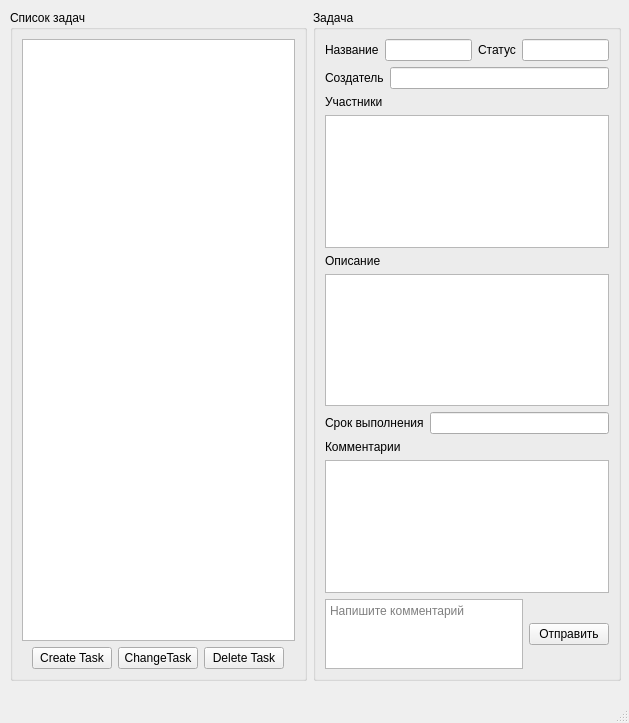
<?xml version="1.0" encoding="UTF-8"?>
<ui version="4.0">
 <class>MainWindow</class>
 <widget class="QMainWindow" name="MainWindow">
  <property name="geometry">
   <rect>
    <x>0</x>
    <y>0</y>
    <width>629</width>
    <height>723</height>
   </rect>
  </property>
  <property name="windowTitle">
   <string>MainWindow</string>
  </property>
  <widget class="QWidget" name="centralwidget">
   <widget class="QWidget" name="layoutWidget">
    <property name="geometry">
     <rect>
      <x>10</x>
      <y>10</y>
      <width>611</width>
      <height>671</height>
     </rect>
    </property>
    <layout class="QGridLayout" name="gridLayout_2">
     <item row="0" column="0">
      <widget class="QGroupBox" name="groupBox">
       <property name="title">
        <string>Список задач</string>
       </property>
       <layout class="QGridLayout" name="gridLayout">
        <item row="1" column="0">
         <layout class="QHBoxLayout" name="horizontalLayout">
          <item>
           <spacer name="horizontalSpacer">
            <property name="orientation">
             <enum>Qt::Horizontal</enum>
            </property>
            <property name="sizeHint" stdset="0">
             <size>
              <width>40</width>
              <height>20</height>
             </size>
            </property>
           </spacer>
          </item>
          <item>
           <widget class="QPushButton" name="createTask">
            <property name="text">
             <string>Create Task</string>
            </property>
           </widget>
          </item>
          <item>
           <widget class="QPushButton" name="changeTask">
            <property name="text">
             <string>ChangeTask</string>
            </property>
           </widget>
          </item>
          <item>
           <widget class="QPushButton" name="deleteTask">
            <property name="text">
             <string>Delete Task</string>
            </property>
           </widget>
          </item>
          <item>
           <spacer name="horizontalSpacer_2">
            <property name="orientation">
             <enum>Qt::Horizontal</enum>
            </property>
            <property name="sizeHint" stdset="0">
             <size>
              <width>40</width>
              <height>20</height>
             </size>
            </property>
           </spacer>
          </item>
         </layout>
        </item>
        <item row="0" column="0">
         <widget class="QListWidget" name="taskList"/>
        </item>
       </layout>
      </widget>
     </item>
     <item row="0" column="1">
      <widget class="QGroupBox" name="groupBox_2">
       <property name="title">
        <string>Задача</string>
       </property>
       <layout class="QGridLayout" name="gridLayout_3">
        <item row="4" column="4">
         <layout class="QVBoxLayout" name="verticalLayout_2">
          <item>
           <widget class="QLabel" name="label_5">
            <property name="text">
             <string>Описание</string>
            </property>
           </widget>
          </item>
          <item>
           <widget class="QListView" name="listView_2"/>
          </item>
         </layout>
        </item>
        <item row="6" column="4">
         <layout class="QVBoxLayout" name="verticalLayout_4">
          <item>
           <widget class="QLabel" name="label_6">
            <property name="text">
             <string>Комментарии</string>
            </property>
           </widget>
          </item>
          <item>
           <widget class="QListView" name="listView_3"/>
          </item>
          <item>
           <layout class="QHBoxLayout" name="horizontalLayout_4">
            <item alignment="Qt::AlignBottom">
             <widget class="QTextEdit" name="textEdit">
              <property name="autoFillBackground">
               <bool>false</bool>
              </property>
              <property name="documentTitle">
               <string/>
              </property>
              <property name="placeholderText">
               <string>Напишите комментарий</string>
              </property>
             </widget>
            </item>
            <item>
             <widget class="QPushButton" name="addComment">
              <property name="text">
               <string>Отправить</string>
              </property>
             </widget>
            </item>
           </layout>
          </item>
         </layout>
        </item>
        <item row="3" column="4">
         <layout class="QVBoxLayout" name="verticalLayout">
          <item>
           <widget class="QLabel" name="label_4">
            <property name="text">
             <string>Участники</string>
            </property>
           </widget>
          </item>
          <item>
           <widget class="QListView" name="listView"/>
          </item>
         </layout>
        </item>
        <item row="2" column="4">
         <layout class="QHBoxLayout" name="horizontalLayout_3">
          <item>
           <widget class="QLabel" name="label_3">
            <property name="text">
             <string>Создатель</string>
            </property>
           </widget>
          </item>
          <item>
           <widget class="QLineEdit" name="lineEdit_3"/>
          </item>
         </layout>
        </item>
        <item row="0" column="4">
         <layout class="QHBoxLayout" name="horizontalLayout_2">
          <item>
           <widget class="QLabel" name="label">
            <property name="text">
             <string>Название</string>
            </property>
           </widget>
          </item>
          <item>
           <widget class="QLineEdit" name="lineEdit"/>
          </item>
          <item>
           <widget class="QLabel" name="label_2">
            <property name="text">
             <string>Статус</string>
            </property>
           </widget>
          </item>
          <item>
           <widget class="QLineEdit" name="lineEdit_2"/>
          </item>
         </layout>
        </item>
        <item row="5" column="4">
         <layout class="QHBoxLayout" name="horizontalLayout_6">
          <item>
           <widget class="QLabel" name="label_7">
            <property name="text">
             <string>Срок выполнения</string>
            </property>
           </widget>
          </item>
          <item>
           <widget class="QLineEdit" name="lineEdit_4"/>
          </item>
         </layout>
        </item>
       </layout>
      </widget>
     </item>
    </layout>
   </widget>
  </widget>
  <widget class="QMenuBar" name="menubar">
   <property name="geometry">
    <rect>
     <x>0</x>
     <y>0</y>
     <width>629</width>
     <height>21</height>
    </rect>
   </property>
  </widget>
  <widget class="QStatusBar" name="statusbar"/>
 </widget>
 <resources/>
 <connections/>
</ui>
